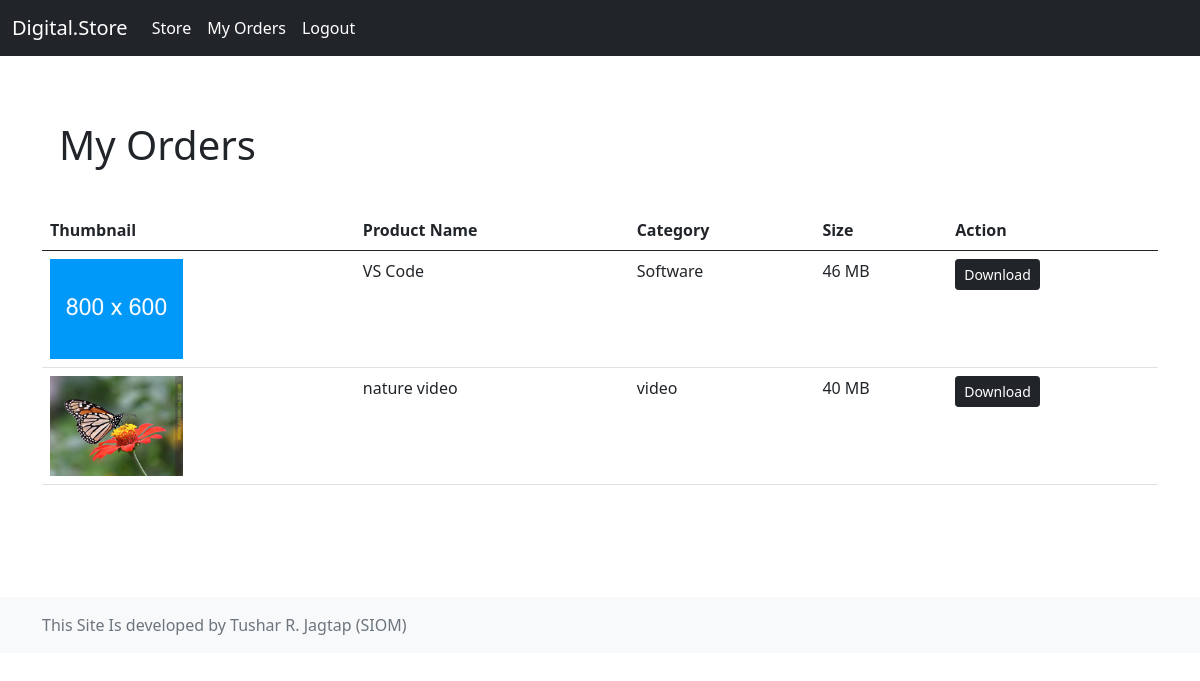
The app's page /orders (signed in) with its own data.
### store/models.py (models this page shows, shortened)
class UserProduct(models.Model):
    product=models.ForeignKey(Product,on_delete=models.CASCADE)
    user=models.ForeignKey(User,on_delete=models.CASCADE)
    payment=models.ForeignKey(Payment,on_delete=models.CASCADE)

class Product(models.Model):
    name=models.CharField(max_length=40)
    category=models.ForeignKey(Category,on_delete=models.CASCADE)
    description=models.CharField(max_length=400)
    slug=models.SlugField(max_length=40)
    thumbnail=models.ImageField(upload_to='media/products/thumbnail')
    file=models.FileField(upload_to='media/products/files')
    price=models.IntegerField()
    discount=models.IntegerField(default=0)
    file_size=models.IntegerField()
    active=models.BooleanField(default=True)

class Category(models.Model):
    title=models.CharField(max_length=30)
    def __str__(self):
        return self.title

### store/views/order.py (the view)
# urls.py: path('orders',OrderListView,name='orders')
def OrderListView(request):
    user=None
    if request.user.is_authenticated:
        user=request.user
    else:
        return redirect('login')
    orders=UserProduct.objects.filter(user=user)
    return render(request,template_name='store/orders.html',context={'orders':orders})

### store/templates/store/orders.html
{% extends 'store/base.html' %}
{% block content %}
<br>
<br>
<div class="container">
    <div class="alert">
        <h1>My Orders</h1>
    </div>
   <table class="table">
       <thead>
           <tr>
               <th>Thumbnail</th>
               <th>Product Name</th>
               <th>Category</th>
               <th>Size</th>
               <th>Action</th>
           </tr>
       </thead>
    {% for order in orders %}
       <tr>
           <td><img height="100px" src="{{order.product.thumbnail.url}}" alt=""></td>
           <td>{{order.product.name}}</td>
           <td>{{order.product.category}}</td>
           <td>{{order.product.file_size}} MB</td>
           <td><a class="btn btn-dark btn-sm" href="{{order.product.file.url}}" download>Download</a></td>
       </tr>
   {% endfor %}
   </table>
</div>
{% endblock %}

### records on screen
UserProduct: product.thumbnail (picture), product.name "VS Code", product.category "Software", product.file_size "46"
UserProduct: product.thumbnail (picture), product.name "nature video", product.category "video", product.file_size "40"
